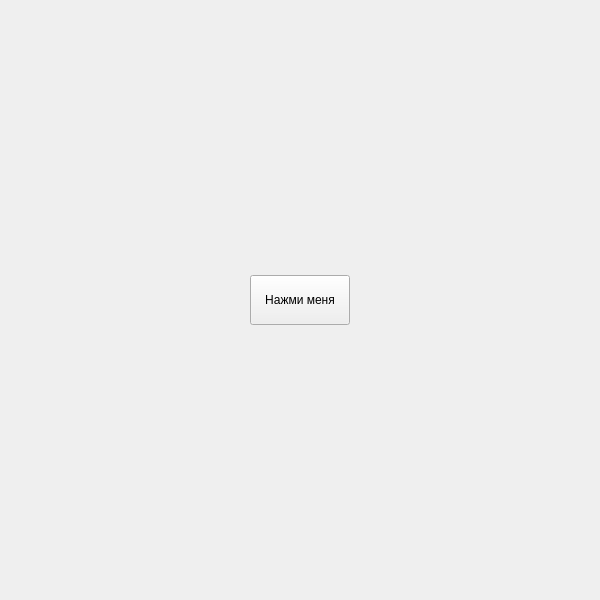
<?xml version="1.0" encoding="UTF-8"?>
<ui version="4.0">
 <class>MainWindow</class>
 <widget class="QMainWindow" name="MainWindow">
  <property name="geometry">
   <rect>
    <x>0</x>
    <y>0</y>
    <width>600</width>
    <height>600</height>
   </rect>
  </property>
  <property name="windowTitle">
   <string>MainWindow</string>
  </property>
  <widget class="QWidget" name="centralwidget">
   <layout class="QGridLayout" name="gridLayout">
    <item row="0" column="0">
     <widget class="QPushButton" name="pushButton">
      <property name="sizePolicy">
       <sizepolicy hsizetype="Fixed" vsizetype="Fixed">
        <horstretch>0</horstretch>
        <verstretch>0</verstretch>
       </sizepolicy>
      </property>
      <property name="minimumSize">
       <size>
        <width>100</width>
        <height>50</height>
       </size>
      </property>
      <property name="text">
       <string>Нажми меня</string>
      </property>
     </widget>
    </item>
   </layout>
  </widget>
 </widget>
 <resources/>
 <connections/>
</ui>
